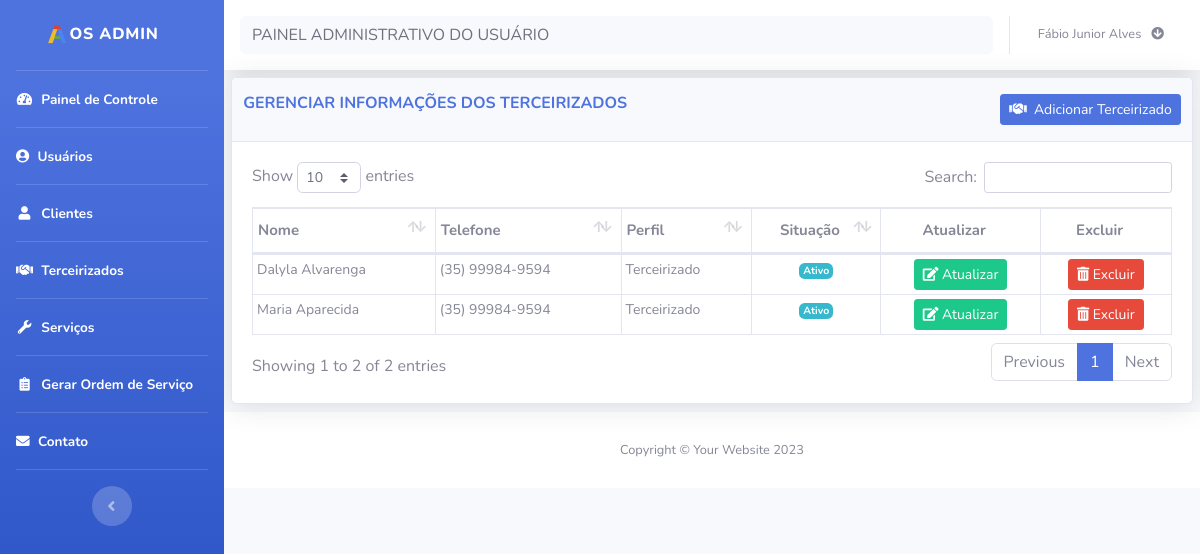
/terceirizado.php (signed in), run on the app's committed database.
### tables this page shows
CREATE TABLE `terceirizado` (
  `cod` int(11) NOT NULL,
  `nome` varchar(100) NOT NULL,
  `email` varchar(100) NOT NULL,
  `telefone` varchar(100) NOT NULL,
  `senha` varchar(100) NOT NULL,
  `status` int(11) NOT NULL,
  `perfil` int(11) NOT NULL,
  `data` date NOT NULL
);

### bd/bd_terceirizado.php (called while the page is built, shortened)
<?php
function listaTerceirizados(){
  $conexao = conecta_db();
  $usuarios = array();
  $query = "SELECT *
            FROM  terceirizado
            ORDER by nome";
  $resultado = mysqli_query($conexao,$query);
  while($dados = mysqli_fetch_array($resultado)) {
    array_push($usuarios,$dados);
  }
  return $usuarios;
}
?>

### terceirizado.php (the view, shortened to what this page needs)
<?php
require_once('header.php');
require_once('sidebar.php');
?>
<div id="content">
    <?php require_once('navbar.php');?>
    <div class="container-fluid">
        <div class="card shadow mb-2">
            <div class="card-header py-3">
                <div class="row">
                    <div class="col-md-8">
                        <h6 class="m-0 font-weight-bold text-primary" id="title">GERENCIAR INFORMAÇÕES DOS TERCEIRIZADOS</h6>
                    </div>
                    <div class="col-md-4 card_button_title">
                        <a title="Adicionar novo terceirizado" href="cad_terceirizado.php"><button type="button" class="btn btn-primary btn-sm card_button_title" data-toggle="modal" id=" "> <i class="fa fa-handshake">&nbsp;</i> Adicionar Terceirizado</button></a>
                    </div>
                </div>
            </div>
            <div class="card-body">
                <div class="table-responsive">
                    <table class="table table-bordered" id="dataTable" width="100%" cellspacing="0">
                        <thead>
                            <tr>
                                <th>Nome</th>
                                <th>Telefone</th>
                                <th>Perfil</th>
                                <th class="text-center">Situação</th>
                                <th class="text-center" data-orderable="false">Atualizar</th>
                                <th class="text-center" data-orderable="false">Excluir</th>
                            </tr>
                        </thead>
                        <tbody>
                            <?php
                            require_once ("bd/bd_terceirizado.php");
                            $terceirizados = listaTerceirizados();
                            foreach($terceirizados as $dados):
                                ?>
                                <tr>
                                    <td><?= $dados['nome'] ?></td>
                                    <td><?= $dados['telefone'] ?></td>
                                    <td>Terceirizado</td>
                                    <td class="text-center"><?= ($dados['status'] == 1 ? '<span class="badge badge-info">Ativo</span>' : '<span class="badge badge-warning">Inativo</span>') ?></td>
                                    <td class="text-center">
                                        <a title="Atualizar" href="editar_terceirizado.php?cod=<?=$dados['cod']; ?>" class="btn btn-sm btn-success"><i class="fas fa-edit">&nbsp;</i>Atualizar</a>
                                    </td>
                                    <td class="text-center">
                                        <a title="Excluir" href="javascript(void)" data-toggle="modal" data-target="#excluir-<?=$dados['cod'];?>" class="btn btn-sm btn-danger"><i class="fas fa-trash-alt">&nbsp;</i>Excluir</a>
                                    </td>
                                </tr>
                            <?php endforeach ?>
                        </tbody>
                    </table>
                </div>
            </div>
        </div>
    </div>
    <?php
    require_once('footer.php');
    ?>

### css/custom.css (style rules this page uses)
.card_button_title { float: right; }
.table td, .table th { padding-right: 0; }
.table td { padding: .25rem; font-size: 14px; }
.table_resultfim td, th { padding: .87rem !important; }
.table_result td, th { padding: 1.1rem !important; }
.table th { padding-top: 10px !important; padding-bottom: 10px !important; padding-left: 5px !important; font-size: 15px; }
.table_process td, .table th { padding-right: 0; }

### data on the page
terceirizado: nome "Dalyla Alvarenga", telefone "(35) 99984-9594", status "Ativo"
terceirizado: nome "Maria Aparecida", telefone "(35) 99984-9594", status "Ativo"

### other printed values
$_SESSION['nome_usu'] "Fábio Junior Alves"
